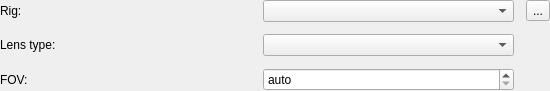
<?xml version="1.0" encoding="UTF-8"?>
<ui version="4.0">
 <class>RigWidget</class>
 <widget class="QWidget" name="RigWidget">
  <property name="geometry">
   <rect>
    <x>0</x>
    <y>0</y>
    <width>550</width>
    <height>86</height>
   </rect>
  </property>
  <layout class="QGridLayout" name="gridLayout">
   <property name="leftMargin">
    <number>0</number>
   </property>
   <property name="topMargin">
    <number>0</number>
   </property>
   <property name="rightMargin">
    <number>0</number>
   </property>
   <property name="bottomMargin">
    <number>0</number>
   </property>
   <property name="spacing">
    <number>12</number>
   </property>
   <item row="0" column="0">
    <widget class="QLabel" name="labelRig">
     <property name="text">
      <string>Rig:</string>
     </property>
    </widget>
   </item>
   <item row="0" column="1">
    <widget class="QComboBox" name="comboBoxRig"/>
   </item>
   <item row="0" column="2">
    <widget class="QToolButton" name="toolButtonBrowseRigPresets">
     <property name="text">
      <string>...</string>
     </property>
    </widget>
   </item>
   <item row="1" column="0">
    <widget class="QLabel" name="labelLensType">
     <property name="text">
      <string>Lens type:</string>
     </property>
    </widget>
   </item>
   <item row="1" column="1">
    <widget class="QComboBox" name="comboBoxLensType"/>
   </item>
   <item row="2" column="0">
    <widget class="QLabel" name="labelHfov">
     <property name="toolTip">
      <string>Input lenses' horizontal Field of View</string>
     </property>
     <property name="text">
      <string>FOV:</string>
     </property>
    </widget>
   </item>
   <item row="2" column="1">
    <widget class="QDoubleSpinBox" name="spinBoxHfov">
     <property name="specialValueText">
      <string>auto</string>
     </property>
     <property name="maximum">
      <double>360.000000000000000</double>
     </property>
    </widget>
   </item>
  </layout>
 </widget>
 <resources/>
 <connections/>
</ui>
